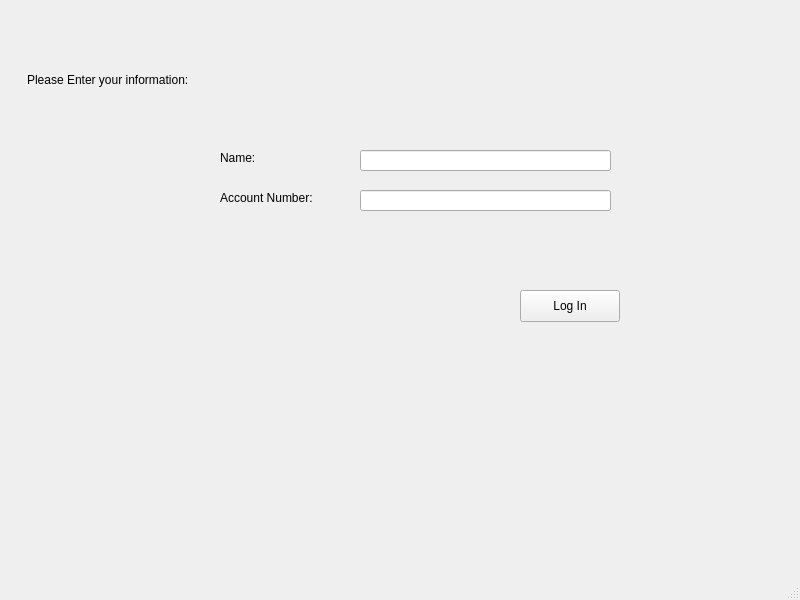
<?xml version="1.0" encoding="UTF-8"?>
<ui version="4.0">
 <class>Login</class>
 <widget class="QMainWindow" name="Login">
  <property name="geometry">
   <rect>
    <x>0</x>
    <y>0</y>
    <width>800</width>
    <height>600</height>
   </rect>
  </property>
  <property name="windowTitle">
   <string>Login</string>
  </property>
  <widget class="QWidget" name="centralwidget">
   <widget class="QPushButton" name="pushButton">
    <property name="geometry">
     <rect>
      <x>520</x>
      <y>290</y>
      <width>100</width>
      <height>32</height>
     </rect>
    </property>
    <property name="text">
     <string>Log In</string>
    </property>
   </widget>
   <widget class="QLineEdit" name="name_output">
    <property name="geometry">
     <rect>
      <x>360</x>
      <y>150</y>
      <width>251</width>
      <height>21</height>
     </rect>
    </property>
    <property name="text">
     <string/>
    </property>
   </widget>
   <widget class="QLineEdit" name="acc_output">
    <property name="geometry">
     <rect>
      <x>360</x>
      <y>190</y>
      <width>251</width>
      <height>21</height>
     </rect>
    </property>
   </widget>
   <widget class="QLabel" name="name_label">
    <property name="geometry">
     <rect>
      <x>220</x>
      <y>150</y>
      <width>58</width>
      <height>16</height>
     </rect>
    </property>
    <property name="text">
     <string>Name:</string>
    </property>
   </widget>
   <widget class="QLabel" name="accountnumber_label">
    <property name="geometry">
     <rect>
      <x>220</x>
      <y>190</y>
      <width>111</width>
      <height>16</height>
     </rect>
    </property>
    <property name="text">
     <string>Account Number:</string>
    </property>
   </widget>
   <widget class="QLabel" name="info_text_label">
    <property name="geometry">
     <rect>
      <x>27</x>
      <y>70</y>
      <width>221</width>
      <height>20</height>
     </rect>
    </property>
    <property name="text">
     <string>Please Enter your information:</string>
    </property>
   </widget>
  </widget>
  <widget class="QMenuBar" name="menubar">
   <property name="geometry">
    <rect>
     <x>0</x>
     <y>0</y>
     <width>800</width>
     <height>22</height>
    </rect>
   </property>
  </widget>
  <widget class="QStatusBar" name="statusbar"/>
 </widget>
 <resources/>
 <connections/>
</ui>
